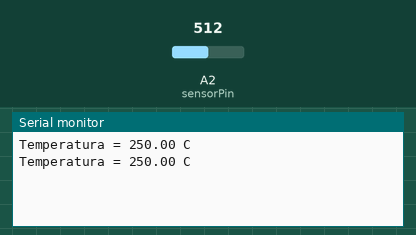
The sketch below on a simulated Arduino Uno, built with avr-gcc and run on an emulated ATmega328P. Shown: the last lines printed to the serial monitor. Inputs (shaded band) come from the test bench; at power-on: A2 (sensorPin) = 512.

Above: at 2.8 s.
2.9 s: A2 (sensorPin) set to 716
At 5.2 s:
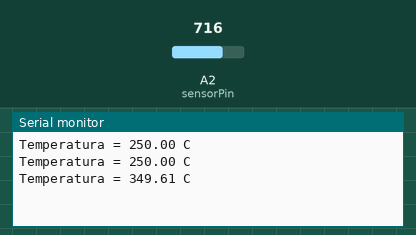
5.6 s: A2 (sensorPin) set to 900
At 6.9 s:
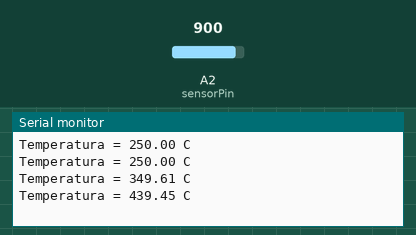
Timing chart, 0 to 8.6 s (numbered marks = the images above; inputs shaded):
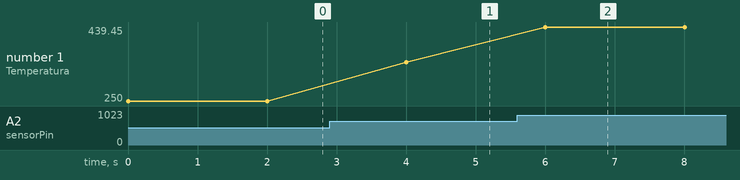

The sketch:

temperature.ino
```cpp
//ESBOÇO DAS PROGRAMAÇÕES

//Sensor de temperatura:

const int sensorPin = A2; //PINO ANALÓGICO UTILIZADO PELO SENSOR

float temperatura = 0; //VARIÁVEL DO TIPO FLOAT

void setup(){

Serial.begin(9600); //INICIALIZAÇÃO DA SERIAL

}
void loop()
{
temperatura = (analogRead(sensorPin) * 0.0048828125 * 100); //VARIÁVEL RECEBE A TEMPERATURA MEDIDA
Serial.print("Temperatura = "); //IMPRIME O TEXTO NA SERIAL
Serial.print(temperatura); //IMPRIME NA SERIAL A TEMPERATURA MEDIDA
Serial.println(" C"); //IMPRIME O TEXTO NA SERIAL
delay(2000); //INTERVALO DE 2 SEGUNDOS
 }
```

Measured:
- after the input at 2.9 s, the serial monitor: prints a new line after 1.1 s (image 1)
- after the input at 5.6 s, the serial monitor: prints a new line after 0.40 s (image 2)
- plotted number 1: 250 → 349.61 after the input at 2.9 s, 349.61 → 439.45 after the input at 5.6 s
